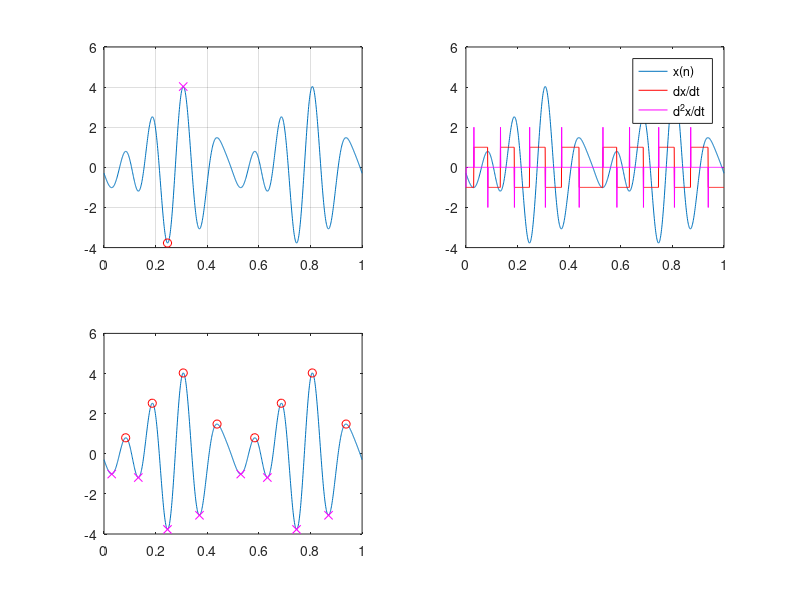

Here is the MATLAB script that generated this plot:
clear
close all
clc

function [local_max_values,local_min_values] = signal_max_min(n,A,f,phase)
  x=A(1)*sin(2*pi*n*f(1)+phase(1))+...
  A(2)*sin(2*pi*n*f(2)+phase(2))+A(3)*sin(2*pi*n*f(3)+phase(3));
  plot(n,x);
  grid on;
  xlabel('n[s]');
  ylabel('x(n)');
  
  [min,min_i]=min(x); #min_index
  [max,max_i]=max(x);
  
  subplot(2,2,1);
  plot(n,x,n(min_i),min,'ro',n(max_i),max,'mx');
  grid on;
  
#           -1, x < 0;
#sign (x) = 0, x = 0;
#           1, x > 0.

#diff = pochodna metoda anlityczna

dx = sign(diff([0,x]));
ddx = diff([0,dx]);

# miejsce maksimum lokalnego dzieki zastosowaniu sign() to -1-1=-2 
# teraz szybki find i po tragedii
subplot(2,2,2);
plot(n,x,n,dx,'r',n,ddx,'m');
legend('x(n)','dx/dt','d^2x/dt');

local_min_values=find(ddx<-1); 
# bo w diff dodalismy 0 wiec wszystki jest przesuniete o 1
local_min_values-=1; 

local_max_values=find(ddx>1); 
# bo w diff dodalismy 0 wiec wszystki jest przesuniete o 1
local_max_values-=1; 

subplot(2,2,3);
plot(n,x,n(local_min_values),x(local_min_values),'ro',n(local_max_values),x(local_max_values),'mx');
    
endfunction

n=0:0.001:1;
A=[1,2,1.2];
f=[10,8,6]; %Hz
phase=[pi/2,1.5*pi,0.8*pi];

[max_n,min_n] = signal_max_min(n,A,f,phase);
